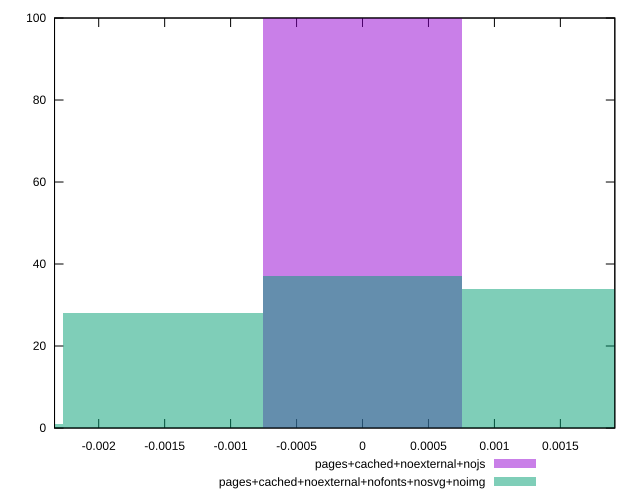

Write the gnuplot code that produced this figure.
reset

$pagesCachedNoexternalNojs <<EOF
0 100
EOF

$pagesCachedNoexternalNofontsNosvgNoimg <<EOF
0 37
0.0015150324120103036 34
-0.0015150324120103036 28
-0.0030300648240206072 1
EOF

set key outside below
set boxwidth 0.0015150324120103036
set xrange [-0.0023349044948522413:0.001912875659517327]
set yrange [0:100]
set trange [0:100]
set style fill transparent solid 0.5 noborder
set terminal svg size 640, 500 enhanced background rgb 'white'
set output "report_00008_2021-01-22T20:58:29.167/meta/score-difference/comparison/histogram/10_vs_11.svg"

plot $pagesCachedNoexternalNojs title "pages+cached+noexternal+nojs" with boxes, \
     $pagesCachedNoexternalNofontsNosvgNoimg title "pages+cached+noexternal+nofonts+nosvg+noimg" with boxes

reset
